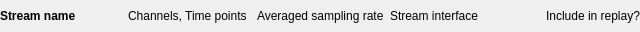
<?xml version="1.0" encoding="UTF-8"?>
<ui version="4.0">
 <class>topLevelForm</class>
 <widget class="QWidget" name="topLevelForm">
  <property name="geometry">
   <rect>
    <x>0</x>
    <y>0</y>
    <width>640</width>
    <height>32</height>
   </rect>
  </property>
  <property name="sizePolicy">
   <sizepolicy hsizetype="Preferred" vsizetype="Preferred">
    <horstretch>0</horstretch>
    <verstretch>0</verstretch>
   </sizepolicy>
  </property>
  <property name="maximumSize">
   <size>
    <width>16777215</width>
    <height>16777215</height>
   </size>
  </property>
  <property name="windowTitle">
   <string>Form</string>
  </property>
  <layout class="QHBoxLayout" name="horizontalLayout_2">
   <property name="leftMargin">
    <number>0</number>
   </property>
   <property name="topMargin">
    <number>0</number>
   </property>
   <property name="rightMargin">
    <number>0</number>
   </property>
   <property name="bottomMargin">
    <number>0</number>
   </property>
   <item>
    <widget class="QWidget" name="widget" native="true">
     <property name="minimumSize">
      <size>
       <width>0</width>
       <height>0</height>
      </size>
     </property>
     <property name="maximumSize">
      <size>
       <width>16777215</width>
       <height>16777215</height>
      </size>
     </property>
     <layout class="QHBoxLayout" name="horizontalLayout">
      <property name="leftMargin">
       <number>0</number>
      </property>
      <property name="topMargin">
       <number>0</number>
      </property>
      <property name="rightMargin">
       <number>0</number>
      </property>
      <property name="bottomMargin">
       <number>0</number>
      </property>
      <item alignment="Qt::AlignLeft">
       <widget class="QLabel" name="name_label">
        <property name="sizePolicy">
         <sizepolicy hsizetype="Preferred" vsizetype="Preferred">
          <horstretch>0</horstretch>
          <verstretch>0</verstretch>
         </sizepolicy>
        </property>
        <property name="minimumSize">
         <size>
          <width>0</width>
          <height>0</height>
         </size>
        </property>
        <property name="maximumSize">
         <size>
          <width>16777215</width>
          <height>16777215</height>
         </size>
        </property>
        <property name="font">
         <font>
          <bold>true</bold>
         </font>
        </property>
        <property name="text">
         <string>Stream name</string>
        </property>
       </widget>
      </item>
      <item alignment="Qt::AlignLeft">
       <widget class="QLabel" name="shape_label">
        <property name="minimumSize">
         <size>
          <width>0</width>
          <height>0</height>
         </size>
        </property>
        <property name="text">
         <string>Channels, Time points</string>
        </property>
       </widget>
      </item>
      <item alignment="Qt::AlignLeft">
       <widget class="QLabel" name="srate_label">
        <property name="text">
         <string>Averaged sampling rate</string>
        </property>
       </widget>
      </item>
      <item>
       <widget class="QLabel" name="label">
        <property name="text">
         <string>Stream interface</string>
        </property>
       </widget>
      </item>
      <item alignment="Qt::AlignRight">
       <widget class="QLabel" name="label_2">
        <property name="text">
         <string>Include in replay?</string>
        </property>
       </widget>
      </item>
     </layout>
    </widget>
   </item>
  </layout>
 </widget>
 <resources/>
 <connections/>
</ui>
